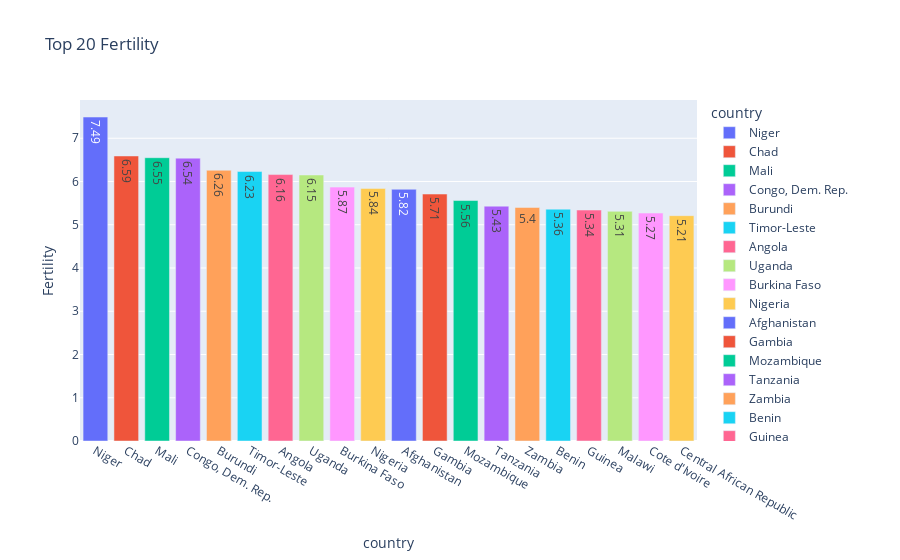

Write notebook code for a chart like this one.
### Code cell
country_fertility = data1.groupby('country')['total_fer'].mean().nlargest(20)
color_scale = px.colors.qualitative.Plotly

fig = px.bar(
    country_fertility,
    x=country_fertility.index,
    y=country_fertility.values,
    color=country_fertility.index,
    labels={'x': 'Name Of Country', 'y': 'Fertility'},
    text_auto=True,
    title='Top 20 Fertility',
    color_discrete_sequence=color_scale
)

fig.show()

### Figure 1 — Plotly figure (JSON) as saved in the notebook; plotly's stock layout.template omitted (floating-point values rounded to 4 significant figures)
{"data": [{"alignmentgroup": "True", "hovertemplate": "country=%{x}<br>Fertility=%{y}<extra></extra>", "legendgroup": "Niger", "marker": {"color": "#636EFA", "pattern": {"shape": ""}}, "name": "Niger", "offsetgroup": "Niger", "orientation": "v", "showlegend": true, "textposition": "auto", "texttemplate": "%{y}", "type": "bar", "x": ["Niger"], "xaxis": "x", "y": [7.49], "yaxis": "y"}, {"alignmentgroup": "True", "hovertemplate": "country=%{x}<br>Fertility=%{y}<extra></extra>", "legendgroup": "Chad", "marker": {"color": "#EF553B", "pattern": {"shape": ""}}, "name": "Chad", "offsetgroup": "Chad", "orientation": "v", "showlegend": true, "textposition": "auto", "texttemplate": "%{y}", "type": "bar", "x": ["Chad"], "xaxis": "x", "y": [6.59], "yaxis": "y"}, {"alignmentgroup": "True", "hovertemplate": "country=%{x}<br>Fertility=%{y}<extra></extra>", "legendgroup": "Mali", "marker": {"color": "#00CC96", "pattern": {"shape": ""}}, "name": "Mali", "offsetgroup": "Mali", "orientation": "v", "showlegend": true, "textposition": "auto", "texttemplate": "%{y}", "type": "bar", "x": ["Mali"], "xaxis": "x", "y": [6.55], "yaxis": "y"}, {"alignmentgroup": "True", "hovertemplate": "country=%{x}<br>Fertility=%{y}<extra></extra>", "legendgroup": "Congo, Dem. Rep.", "marker": {"color": "#AB63FA", "pattern": {"shape": ""}}, "name": "Congo, Dem. Rep.", "offsetgroup": "Congo, Dem. Rep.", "orientation": "v", "showlegend": true, "textposition": "auto", "texttemplate": "%{y}", "type": "bar", "x": ["Congo, Dem. Rep."], "xaxis": "x", "y": [6.54], "yaxis": "y"}, {"alignmentgroup": "True", "hovertemplate": "country=%{x}<br>Fertility=%{y}<extra></extra>", "legendgroup": "Burundi", "marker": {"color": "#FFA15A", "pattern": {"shape": ""}}, "name": "Burundi", "offsetgroup": "Burundi", "orientation": "v", "showlegend": true, "textposition": "auto", "texttemplate": "%{y}", "type": "bar", "x": ["Burundi"], "xaxis": "x", "y": [6.26], "yaxis": "y"}, {"alignmentgroup": "True", "hovertemplate": "country=%{x}<br>Fertility=%{y}<extra></extra>", "legendgroup": "Timor-Leste", "marker": {"color": "#19D3F3", "pattern": {"shape": ""}}, "name": "Timor-Leste", "offsetgroup": "Timor-Leste", "orientation": "v", "showlegend": true, "textposition": "auto", "texttemplate": "%{y}", "type": "bar", "x": ["Timor-Leste"], "xaxis": "x", "y": [6.23], "yaxis": "y"}, {"alignmentgroup": "True", "hovertemplate": "country=%{x}<br>Fertility=%{y}<extra></extra>", "legendgroup": "Angola", "marker": {"color": "#FF6692", "pattern": {"shape": ""}}, "name": "Angola", "offsetgroup": "Angola", "orientation": "v", "showlegend": true, "textposition": "auto", "texttemplate": "%{y}", "type": "bar", "x": ["Angola"], "xaxis": "x", "y": [6.16], "yaxis": "y"}, {"alignmentgroup": "True", "hovertemplate": "country=%{x}<br>Fertility=%{y}<extra></extra>", "legendgroup": "Uganda", "marker": {"color": "#B6E880", "pattern": {"shape": ""}}, "name": "Uganda", "offsetgroup": "Uganda", "orientation": "v", "showlegend": true, "textposition": "auto", "texttemplate": "%{y}", "type": "bar", "x": ["Uganda"], "xaxis": "x", "y": [6.15], "yaxis": "y"}, {"alignmentgroup": "True", "hovertemplate": "country=%{x}<br>Fertility=%{y}<extra></extra>", "legendgroup": "Burkina Faso", "marker": {"color": "#FF97FF", "pattern": {"shape": ""}}, "name": "Burkina Faso", "offsetgroup": "Burkina Faso", "orientation": "v", "showlegend": true, "textposition": "auto", "texttemplate": "%{y}", "type": "bar", "x": ["Burkina Faso"], "xaxis": "x", "y": [5.87], "yaxis": "y"}, {"alignmentgroup": "True", "hovertemplate": "country=%{x}<br>Fertility=%{y}<extra></extra>", "legendgroup": "Nigeria", "marker": {"color": "#FECB52", "pattern": {"shape": ""}}, "name": "Nigeria", "offsetgroup": "Nigeria", "orientation": "v", "showlegend": true, "textposition": "auto", "texttemplate": "%{y}", "type": "bar", "x": ["Nigeria"], "xaxis": "x", "y": [5.84], "yaxis": "y"}, {"alignmentgroup": "True", "hovertemplate": "country=%{x}<br>Fertility=%{y}<extra></extra>", "legendgroup": "Afghanistan", "marker": {"color": "#636EFA", "pattern": {"shape": ""}}, "name": "Afghanistan", "offsetgroup": "Afghanistan", "orientation": "v", "showlegend": true, "textposition": "auto", "texttemplate": "%{y}", "type": "bar", "x": ["Afghanistan"], "xaxis": "x", "y": [5.82], "yaxis": "y"}, {"alignmentgroup": "True", "hovertemplate": "country=%{x}<br>Fertility=%{y}<extra></extra>", "legendgroup": "Gambia", "marker": {"color": "#EF553B", "pattern": {"shape": ""}}, "name": "Gambia", "offsetgroup": "Gambia", "orientation": "v", "showlegend": true, "textposition": "auto", "texttemplate": "%{y}", "type": "bar", "x": ["Gambia"], "xaxis": "x", "y": [5.71], "yaxis": "y"}, {"alignmentgroup": "True", "hovertemplate": "country=%{x}<br>Fertility=%{y}<extra></extra>", "legendgroup": "Mozambique", "marker": {"color": "#00CC96", "pattern": {"shape": ""}}, "name": "Mozambique", "offsetgroup": "Mozambique", "orientation": "v", "showlegend": true, "textposition": "auto", "texttemplate": "%{y}", "type": "bar", "x": ["Mozambique"], "xaxis": "x", "y": [5.56], "yaxis": "y"}, {"alignmentgroup": "True", "hovertemplate": "country=%{x}<br>Fertility=%{y}<extra></extra>", "legendgroup": "Tanzania", "marker": {"color": "#AB63FA", "pattern": {"shape": ""}}, "name": "Tanzania", "offsetgroup": "Tanzania", "orientation": "v", "showlegend": true, "textposition": "auto", "texttemplate": "%{y}", "type": "bar", "x": ["Tanzania"], "xaxis": "x", "y": [5.43], "yaxis": "y"}, {"alignmentgroup": "True", "hovertemplate": "country=%{x}<br>Fertility=%{y}<extra></extra>", "legendgroup": "Zambia", "marker": {"color": "#FFA15A", "pattern": {"shape": ""}}, "name": "Zambia", "offsetgroup": "Zambia", "orientation": "v", "showlegend": true, "textposition": "auto", "texttemplate": "%{y}", "type": "bar", "x": ["Zambia"], "xaxis": "x", "y": [5.4], "yaxis": "y"}, {"alignmentgroup": "True", "hovertemplate": "country=%{x}<br>Fertility=%{y}<extra></extra>", "legendgroup": "Benin", "marker": {"color": "#19D3F3", "pattern": {"shape": ""}}, "name": "Benin", "offsetgroup": "Benin", "orientation": "v", "showlegend": true, "textposition": "auto", "texttemplate": "%{y}", "type": "bar", "x": ["Benin"], "xaxis": "x", "y": [5.36], "yaxis": "y"}, {"alignmentgroup": "True", "hovertemplate": "country=%{x}<br>Fertility=%{y}<extra></extra>", "legendgroup": "Guinea", "marker": {"color": "#FF6692", "pattern": {"shape": ""}}, "name": "Guinea", "offsetgroup": "Guinea", "orientation": "v", "showlegend": true, "textposition": "auto", "texttemplate": "%{y}", "type": "bar", "x": ["Guinea"], "xaxis": "x", "y": [5.34], "yaxis": "y"}, {"alignmentgroup": "True", "hovertemplate": "country=%{x}<br>Fertility=%{y}<extra></extra>", "legendgroup": "Malawi", "marker": {"color": "#B6E880", "pattern": {"shape": ""}}, "name": "Malawi", "offsetgroup": "Malawi", "orientation": "v", "showlegend": true, "textposition": "auto", "texttemplate": "%{y}", "type": "bar", "x": ["Malawi"], "xaxis": "x", "y": [5.31], "yaxis": "y"}, {"alignmentgroup": "True", "hovertemplate": "country=%{x}<br>Fertility=%{y}<extra></extra>", "legendgroup": "Cote d'Ivoire", "marker": {"color": "#FF97FF", "pattern": {"shape": ""}}, "name": "Cote d'Ivoire", "offsetgroup": "Cote d'Ivoire", "orientation": "v", "showlegend": true, "textposition": "auto", "texttemplate": "%{y}", "type": "bar", "x": ["Cote d'Ivoire"], "xaxis": "x", "y": [5.27], "yaxis": "y"}, {"alignmentgroup": "True", "hovertemplate": "country=%{x}<br>Fertility=%{y}<extra></extra>", "legendgroup": "Central African Republic", "marker": {"color": "#FECB52", "pattern": {"shape": ""}}, "name": "Central African Republic", "offsetgroup": "Central African Republic", "orientation": "v", "showlegend": true, "textposition": "auto", "texttemplate": "%{y}", "type": "bar", "x": ["Central African Republic"], "xaxis": "x", "y": [5.21], "yaxis": "y"}], "layout": {"barmode": "relative", "legend": {"title": {"text": "country"}, "tracegroupgap": 0}, "title": {"text": "Top 20 Fertility"}, "xaxis": {"anchor": "y", "categoryarray": ["Niger", "Chad", "Mali", "Congo, Dem. Rep.", "Burundi", "Timor-Leste", "Angola", "Uganda", "Burkina Faso", "Nigeria", "Afghanistan", "Gambia", "Mozambique", "Tanzania", "Zambia", "Benin", "Guinea", "Malawi", "Cote d'Ivoire", "Central African Republic"], "categoryorder": "array", "domain": [0, 1], "title": {"text": "country"}}, "yaxis": {"anchor": "x", "domain": [0, 1], "title": {"text": "Fertility"}}}}
